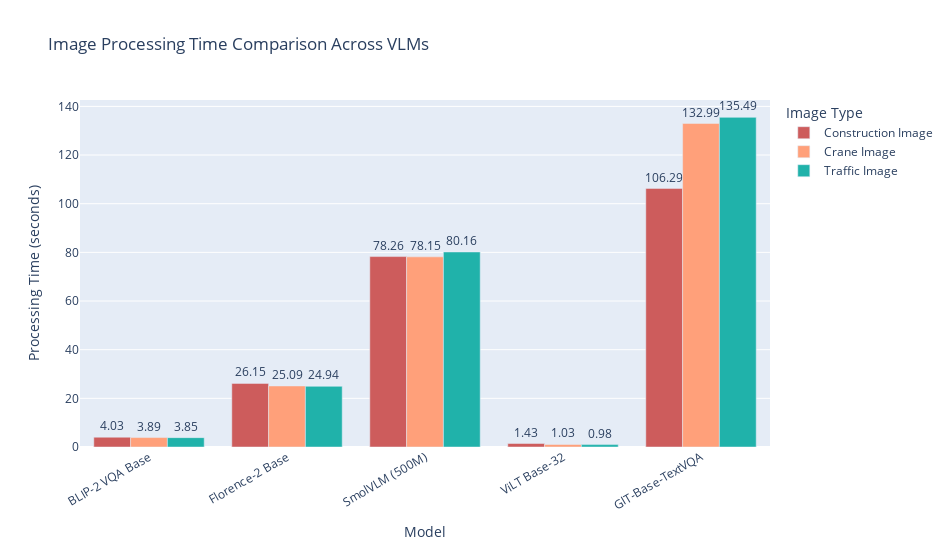

Notebook source saved alongside this figure:
### Markdown cell above
### Comparison of Image Processing Times (including all prompt inferences)

### Code cell
import plotly.graph_objects as go

# Model names
models = ["BLIP-2 VQA Base", "Florence-2 Base", "SmolVLM (500M)", "ViLT Base-32", "GIT-Base-TextVQA"]

# Processing times (in seconds)
construction_times = [4.03, 26.15, 78.26, 1.43, 106.29]
crane_times = [3.89, 25.09, 78.15, 1.03, 132.99]
traffic_times = [3.85, 24.94, 80.16, 0.98, 135.49]

# Create bar chart with visible text labels
fig = go.Figure(data=[
    go.Bar(
        name='Construction Image',
        x=models,
        y=construction_times,
        marker_color='indianred',
        text=construction_times,
        textposition='outside'
    ),
    go.Bar(
        name='Crane Image',
        x=models,
        y=crane_times,
        marker_color='lightsalmon',
        text=crane_times,
        textposition='outside'
    ),
    go.Bar(
        name='Traffic Image',
        x=models,
        y=traffic_times,
        marker_color='lightseagreen',
        text=traffic_times,
        textposition='outside'
    )
])

# Customize layout
fig.update_layout(
    barmode='group',
    title='Image Processing Time Comparison Across VLMs',
    xaxis_title='Model',
    yaxis_title='Processing Time (seconds)',
    legend_title='Image Type',
    height=550,
    width=950,
    xaxis_tickangle=-30
)

fig.show()

### Figure 1 — Plotly figure (JSON) as saved in the notebook; plotly's stock layout.template omitted (floating-point values rounded to 4 significant figures)
{"data": [{"marker": {"color": "indianred"}, "name": "Construction Image", "text": ["4.03", "26.15", "78.26", "1.43", "106.29"], "textposition": "outside", "type": "bar", "x": ["BLIP-2 VQA Base", "Florence-2 Base", "SmolVLM (500M)", "ViLT Base-32", "GIT-Base-TextVQA"], "y": [4.03, 26.15, 78.26, 1.43, 106.3]}, {"marker": {"color": "lightsalmon"}, "name": "Crane Image", "text": ["3.89", "25.09", "78.15", "1.03", "132.99"], "textposition": "outside", "type": "bar", "x": ["BLIP-2 VQA Base", "Florence-2 Base", "SmolVLM (500M)", "ViLT Base-32", "GIT-Base-TextVQA"], "y": [3.89, 25.09, 78.15, 1.03, 133.0]}, {"marker": {"color": "lightseagreen"}, "name": "Traffic Image", "text": ["3.85", "24.94", "80.16", "0.98", "135.49"], "textposition": "outside", "type": "bar", "x": ["BLIP-2 VQA Base", "Florence-2 Base", "SmolVLM (500M)", "ViLT Base-32", "GIT-Base-TextVQA"], "y": [3.85, 24.94, 80.16, 0.98, 135.5]}], "layout": {"barmode": "group", "height": 550, "legend": {"title": {"text": "Image Type"}}, "title": {"text": "Image Processing Time Comparison Across VLMs"}, "width": 950, "xaxis": {"tickangle": -30, "title": {"text": "Model"}}, "yaxis": {"title": {"text": "Processing Time (seconds)"}}}}
